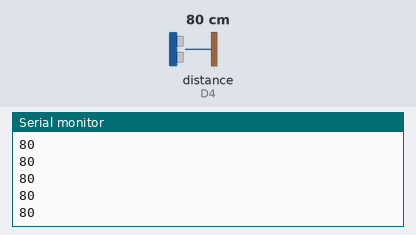
Recording of a sketch running on a simulated ESP8266 (NodeMCU). On the bench: the last lines printed to the serial monitor. Wiring (inferred from the names in the program): ultrasonic range finder: trigger D2; echo D4. The test bench sets the inputs (shaded band); at power-on: distance to the obstacle (sensor on D4) 80 cm. The echo pulse lasts 58.3 µs per cm.

Above: at 1.2 s.
1.3 s: distance to the obstacle (sensor on D4) set to 2 cm
At 1.47 s:
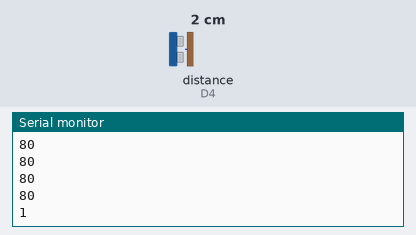
2.8 s: distance to the obstacle (sensor on D4) set to 4 cm
At 2.88 s:
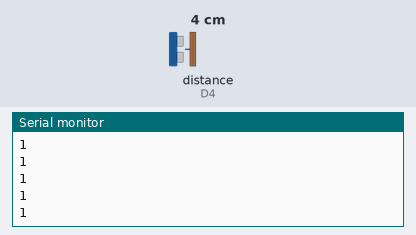
Timing chart, 0 to 5.8 s (numbered marks = the images above; inputs shaded):
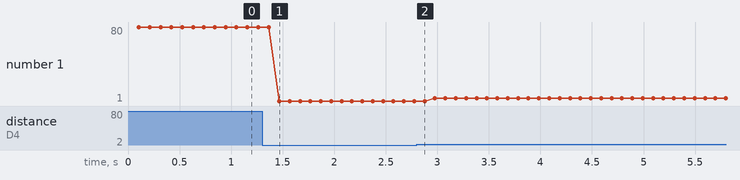

The sketch:

ultra19.ino
```cpp
#define trigPin1 D2
#define echoPin1 D4
long duration, distance,UltraSensor;

void setup() {
  // put your setup code here, to run once:
Serial.begin(9600);
pinMode(trigPin1,OUTPUT);
pinMode(echoPin1,INPUT);

}

void loop() {
  // put your main code here, to run repeatedly:
SonarSensor(trigPin1,echoPin1);
UltraSensor = distance;
Serial.println(UltraSensor);
}
void SonarSensor(int trigPin,int echoPin)
{
  digitalWrite(trigPin,LOW);
  delayMicroseconds(2);
  digitalWrite(trigPin,HIGH);
  delayMicroseconds(10);
  digitalWrite(trigPin,LOW);
  duration = pulseIn(echoPin,HIGH);
  distance = (duration/2)/29.1;
  delay(100);
}
```

Measured:
- after the input at 1.3 s, the serial monitor: prints a new line after 0.17 s (image 1)
- plotted number 1: 80 → 1 after the input at 1.3 s, 1 → 4 after the input at 2.8 s
